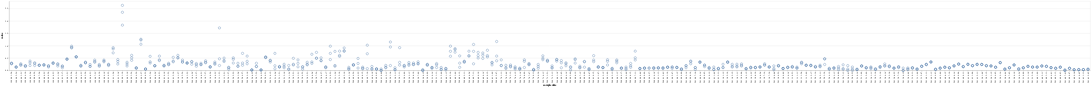

The cell this chart's notebook holds for it:
### Code cell
alt.Chart(data_sudden_change_Kannika_Ammonium).mark_point(size=100).encode(
    x='sample date',
    y='value',
)

### Figure 1 — Vega-Lite specification as saved in the notebook (floating-point values rounded to 4 significant figures; data arrays with more than 128 entries replaced by an {"elided": "..."} marker saying what was removed)
{"config": {"view": {"continuousWidth": 400, "continuousHeight": 300}}, "data": {"name": "data-84e8f1602b0659193219a151f3ff5c23"}, "mark": {"type": "point", "size": 100}, "encoding": {"x": {"field": "sample date", "type": "nominal"}, "y": {"field": "value", "type": "quantitative"}}, "$schema": "https://vega.github.io/schema/vega-lite/v4.17.0.json", "datasets": {"data-84e8f1602b0659193219a151f3ff5c23": {"elided": "701 records"}}}
